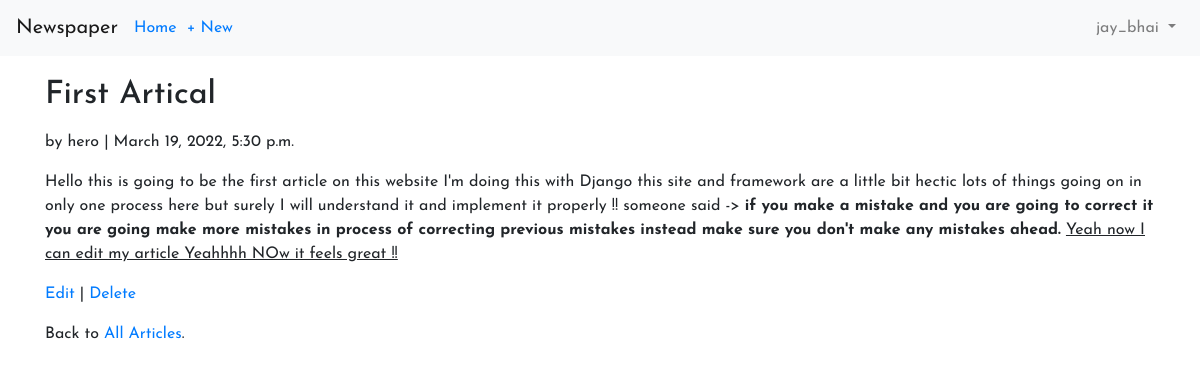
/artical/1/ (signed in), run on the app's committed database.
### users/models.py (models this page shows)
class CustomUser(AbstractUser):
    age = models.PositiveBigIntegerField(null=True, blank= True)

### artical/models.py (models this page shows, shortened)
class Artical(models.Model):
    title = FroalaField(max_length=225)
    body = FroalaField(blank = True)
    date = models.DateTimeField(auto_now=True)
    author = models.ForeignKey(
        get_user_model(),
        on_delete= models.CASCADE,
    )

### artical/views.py (the view)
# urls.py: path('<int:pk>/', ArticleDetailView.as_view(), name='article_detail'), # new
class ArticleDetailView(DetailView): # new
    model = Artical
    template_name = 'article_detail.html'
    login_url  = 'login'

### templates/article_detail.html
{% extends 'base.html' %}
{% block content %}
<div class="article-entry" style="margin-top: 20px;">
<h2>{{ object.title | safe }}</h2>
<p>by {{ object.author }} | {{ object.date }}</p>
<p>{{ object.body | safe }}</p>
</div>
<p><a href="{% url 'article_edit' artical.pk %}">Edit</a> |
<a href="{% url 'article_delete' artical.pk %}">Delete</a></p>
<p>Back to <a href="{% url 'article_list' %}">All Articles</a>.</p>
{% endblock content %}

### templates/base.html (shortened to what this page needs)
<!DOCTYPE html>
<html lang="en">
<head>
    <link rel="stylesheet" href="https://cdn.jsdelivr.net/npm/bootstrap@4.1.3/dist/css/bootstrap.min.css">
</head>
<body style="font-family: 'Josefin Sans', sans-serif;">
    <nav class="navbar navbar-expand-md navbar-light bg-light mb-Ǔ">
        <a class="navbar-brand" href="{% url 'home' %}" >Newspaper</a>
        <a href="{% url 'article_list' %}"  style="margin-right: 10px;">Home</a>
        {% if user.is_authenticated %}
            <ul class="navbar-nav mr-auto">
            <li class="nav-item" ><a href="{% url 'article_new' %}" >+ New</a></li>
            </ul>
        {% endif %}
<div class="collapse navbar-collapse" id="navbarCollapse">
{% if user.is_authenticated %}
<ul class="navbar-nav ml-auto">
<li class="nav-item">
<a class="nav-link dropdown-toggle" href="#" id="userMenu"
data-toggle="dropdown" aria-haspopup="true"
aria-expanded="false">
{{ user.username }}
</a>
</li>
</ul>
{% endif %}
</div>
</nav>
<div class="container">
{% block content %}
{% endblock content %}
</div>
</body>
</html>

### data on the page
CustomUser: username "jay_bhai"
Artical: title "First Artical", author "hero", date "March 19, 2022, 5:30 p.m.", body "Hello this is going to be the first article on this website I'm doing this with Django this site and framework are a little bit hectic lots of things going on in only one process here but surely I will understand it and implement it properly !! someone said -> if you make a mistake and you are going to correct it you are going make more mistakes in process of correcting previous mistakes instead make sure you don't make any mistakes ahead. Yeah now I can edit my article Yeahhhh NOw it feels great !!"
